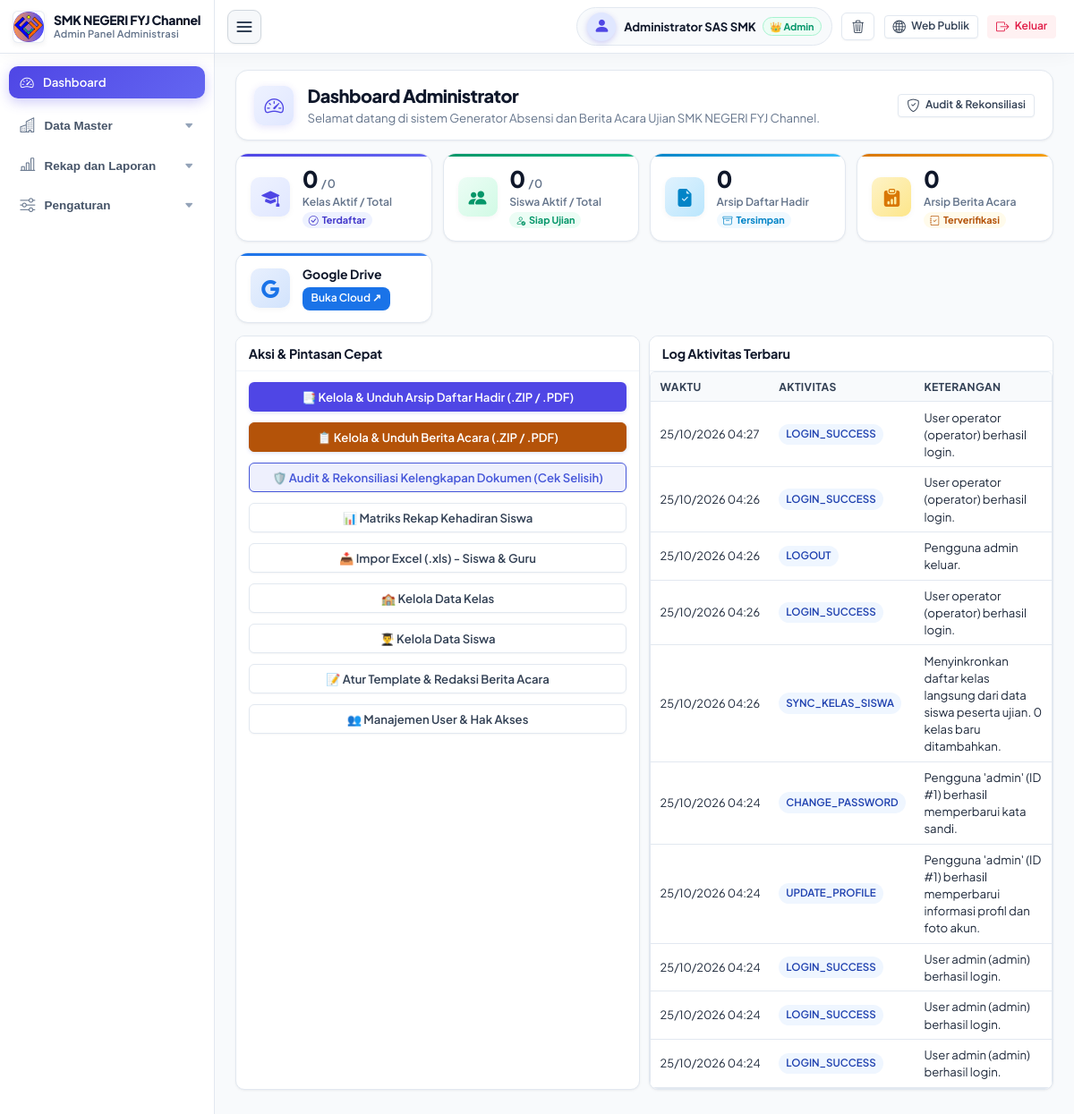
The page /admin/index.php (signed in) on the database as committed earlier.
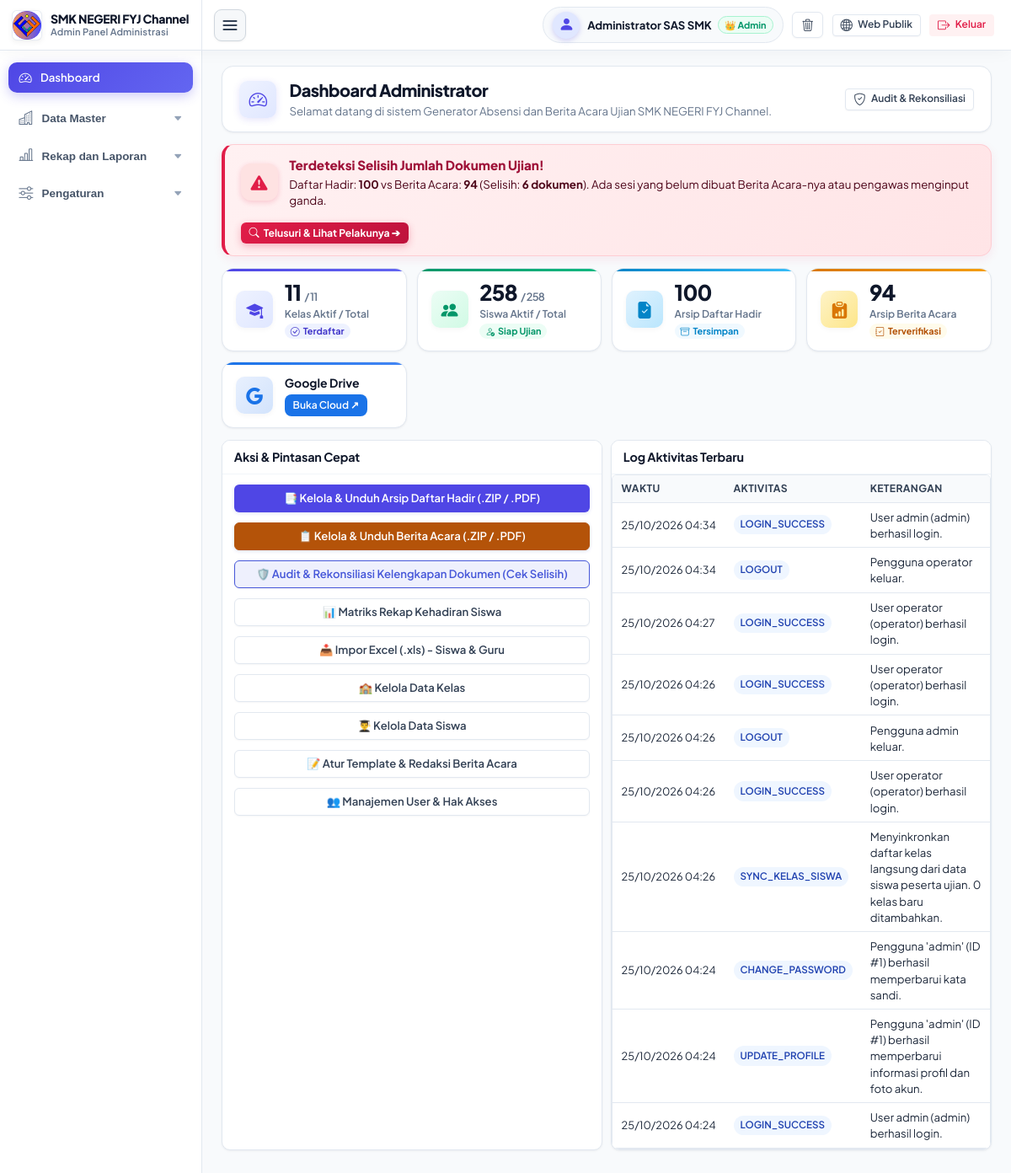
The same page on the database as committed later.
### tables this page shows
CREATE TABLE activity_logs (
    id INTEGER PRIMARY KEY AUTOINCREMENT,
    waktu DATETIME NOT NULL,
    aktivitas VARCHAR(50) NOT NULL,
    keterangan TEXT NOT NULL,
    ip_address VARCHAR(50) DEFAULT '127.0.0.1'
);

### config/database.php (called while the page is built, shortened)
<?php
function getDb(): PDO {
    static $pdo = null;
    if ($pdo !== null) {
        return $pdo;
    }
    if (DB_TYPE === 'sqlite') {
        $dsn = 'sqlite:' . DB_SQLITE_PATH;
        $pdo = new PDO($dsn, null, null, [
            PDO::ATTR_ERRMODE => PDO::ERRMODE_EXCEPTION,
            PDO::ATTR_DEFAULT_FETCH_MODE => PDO::FETCH_ASSOC,
        ]);
        $pdo->exec('PRAGMA foreign_keys = ON;');
        $pdo->exec('PRAGMA journal_mode = WAL;');
    }
    return $pdo;
}
function dbQuery(string $sql, array $params = []): PDOStatement {
    $db = getDb();
    $stmt = $db->prepare($sql);
    $stmt->execute($params);
    return $stmt;
}
function dbFetchAll(string $sql, array $params = []): array {
    $stmt = dbQuery($sql, $params);
    return $stmt->fetchAll();
}
function dbValue(string $sql, array $params = []) {
    $stmt = dbQuery($sql, $params);
    return $stmt->fetchColumn();
}

### admin/index.php (the view, shortened to what the changed rows need)
<?php
require_once __DIR__ . '/layout_header.php';
$totalKelas = (int)dbValue("SELECT COUNT(*) FROM kelas");
$aktifKelas = (int)dbValue("SELECT COUNT(*) FROM kelas WHERE aktif = 1");
$totalSiswa = (int)dbValue("SELECT COUNT(*) FROM siswa");
$aktifSiswa = (int)dbValue("SELECT COUNT(*) FROM siswa WHERE aktif = 1");
$totalAbsensi = (int)dbValue("SELECT COUNT(*) FROM absensi");
$totalBeritaAcara = (int)dbValue("SELECT COUNT(*) FROM berita_acara");
$selisih = abs($totalAbsensi - $totalBeritaAcara);
$logs = dbFetchAll("SELECT * FROM activity_logs ORDER BY id DESC LIMIT 10");
?>
<div class="page-header-card">
    <div class="page-header-content">
        <div>
            <h1 class="page-header-title">Dashboard Administrator</h1>
        </div>
    </div>
</div>
<?php if ($selisih > 0): ?>
<div style="background: linear-gradient(135deg, #fff1f2 0%, #ffe4e6 100%); border: 1px solid #fecdd3; border-left: 4px solid #e11d48; border-radius: 14px; padding: 0.85rem 1.15rem; margin-bottom: 0.85rem; display: flex; align-items: center; justify-content: space-between; flex-wrap: wrap; gap: 1rem; box-shadow: 0 4px 12px rgba(225, 29, 72, 0.08);">
    <div style="display: flex; align-items: center; gap: 0.85rem;">
        <div style="width: 44px; height: 44px; border-radius: 12px; background: #fee2e2; color: #e11d48; display: flex; align-items: center; justify-content: center; font-size: 1.25rem; flex-shrink: 0; box-shadow: 0 2px 6px rgba(225, 29, 72, 0.2);">
            <i class="bi bi-exclamation-triangle-fill"></i>
        </div>
        <div>
            <div style="font-weight: 800; color: #9f1239; font-size: 0.95rem;">
                Terdeteksi Selisih Jumlah Dokumen Ujian!
            </div>
            <div style="color: #4c0519; font-size: 0.835rem; margin-top: 2px;">
                Daftar Hadir: <strong><?= $totalAbsensi ?></strong> vs Berita Acara: <strong><?= $totalBeritaAcara ?></strong> (Selisih: <strong><?= $selisih ?> dokumen</strong>).
                Ada sesi yang belum dibuat Berita Acara-nya atau pengawas menginput ganda.
            </div>
        </div>
    </div>
    <div>
        <a href="/admin/rekonsiliasi.php?status=mismatch" class="btn-action-glow btn-action-glow-indigo" style="background: linear-gradient(135deg, #e11d48, #be123c); box-shadow: 0 3px 10px rgba(225, 29, 72, 0.3);">
            <i class="bi bi-search"></i> Telusuri & Lihat Pelakunya ➔
        </a>
    </div>
</div>
<?php endif; ?>
<div class="stats-grid">
    <div class="stat-card-modern">
        <div>
            <div class="stat-value"><?= $aktifKelas ?> <span style="font-size: 0.8rem; color: var(--text-muted); font-weight: 600;">/ <?= $totalKelas ?></span></div>
            <div class="stat-label">Kelas Aktif / Total</div>
            <span class="stat-meta-pill" style="background: #eef2ff; color: #4338ca;">
                <i class="bi bi-check-circle"></i> Terdaftar
            </span>
        </div>
    </div>
    <div class="stat-card-modern">
        <div>
            <div class="stat-value"><?= $aktifSiswa ?> <span style="font-size: 0.8rem; color: var(--text-muted); font-weight: 600;">/ <?= $totalSiswa ?></span></div>
            <div class="stat-label">Siswa Aktif / Total</div>
            <span class="stat-meta-pill" style="background: #ecfdf5; color: #059669;">
                <i class="bi bi-person-check"></i> Siap Ujian
            </span>
        </div>
    </div>
    <div class="stat-card-modern">
        <div>
            <div class="stat-value"><?= $totalAbsensi ?></div>
            <div class="stat-label">Arsip Daftar Hadir</div>
            <span class="stat-meta-pill" style="background: #f0f9ff; color: #0284c7;">
                <i class="bi bi-archive"></i> Tersimpan
            </span>
        </div>
    </div>
    <div class="stat-card-modern">
        <div>
            <div class="stat-value"><?= $totalBeritaAcara ?></div>
            <div class="stat-label">Arsip Berita Acara</div>
            <span class="stat-meta-pill" style="background: #fffbeb; color: #b45309;">
                <i class="bi bi-journal-check"></i> Terverifikasi
            </span>
        </div>
    </div>
</div>
<div class="grid-2">
    <div class="card">
        <div class="card-body" style="padding: 0;">
            <div class="table-responsive">
                <table class="table">
                    <thead>
                        <tr>
                            <th>Waktu</th>
                            <th>Aktivitas</th>
                            <th>Keterangan</th>
                        </tr>
                    </thead>
                    <tbody>
                        <?php if (empty($logs)): ?>
                            <tr>
                                <td colspan="3" style="text-align: center; color: var(--text-muted); padding: 1.5rem;">
                                    Belum ada aktivitas tercatat.
                                </td>
                            </tr>
                        <?php else: ?>
                            <?php foreach ($logs as $log): ?>
                                <tr>
                                    <td style="font-size: 0.8rem; white-space: nowrap;">
                                        <?= date('d/m/Y H:i', strtotime($log['waktu'])) ?>
                                    </td>
                                    <td>
                                        <span class="badge badge-info"><?= htmlspecialchars($log['aktivitas']) ?></span>
                                    </td>
                                    <td style="font-size: 0.825rem;"><?= htmlspecialchars($log['keterangan']) ?></td>
                                </tr>
                            <?php endforeach; ?>
                        <?php endif; ?>
                    </tbody>
                </table>
            </div>
        </div>
    </div>
</div>
<?php require_once __DIR__ . '/layout_footer.php'; ?>

Rows that differ between the two databases and show on the page:
no longer on this page (row unchanged): activity_logs: waktu "25/10/2026 04:24", aktivitas "LOGIN_SUCCESS", keterangan "User admin (admin) berhasil login."
no longer on this page (row unchanged): activity_logs: waktu "25/10/2026 04:24", aktivitas "LOGIN_SUCCESS", keterangan "User admin (admin) berhasil login."
added activity_logs: waktu "25/10/2026 04:34", aktivitas "LOGIN_SUCCESS", keterangan "User admin (admin) berhasil login."
added activity_logs: waktu "25/10/2026 04:34", aktivitas "LOGOUT", keterangan "Pengguna operator keluar."
Other text that changed with them:
$totalAbsensi: (not shown) → "100"
$totalBeritaAcara: (not shown) → "94"
$selisih: (not shown) → "6"
$aktifKelas: "0" → "11"
$totalKelas: "0" → "11"
$aktifSiswa: "0" → "258"
$totalSiswa: "0" → "258"
$totalAbsensi: "0" → "100"
$totalBeritaAcara: "0" → "94"
text now shown: "Terdeteksi Selisih Jumlah Dokumen Ujian! Daftar Hadir: vs Berita Acara: (Selisih: dokumen ). Ada sesi yang belum dibuat Berita Acara-nya atau pengawas menginput ganda. Telusuri & Lihat Pelakunya ➔"
